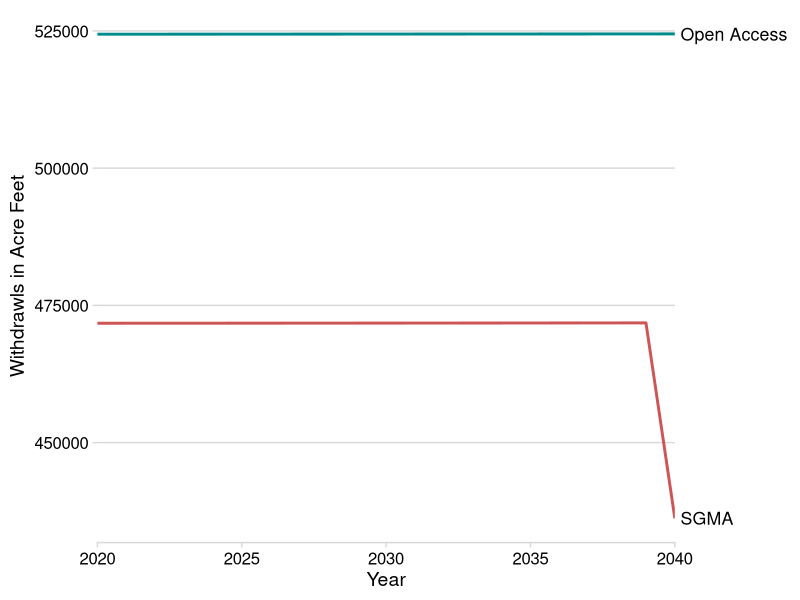
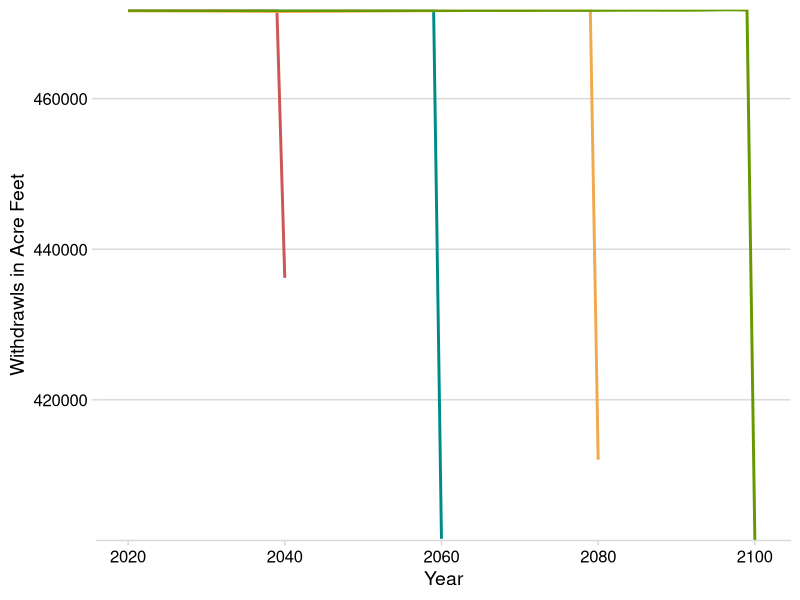
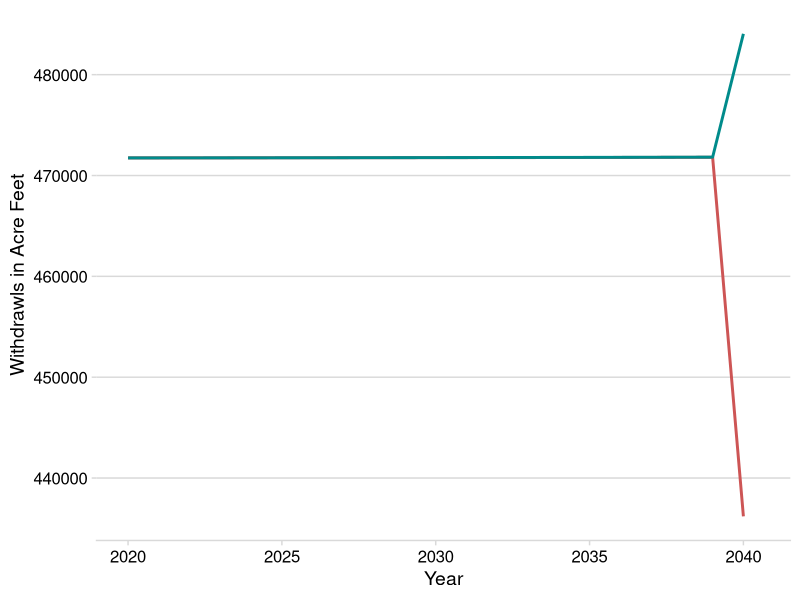
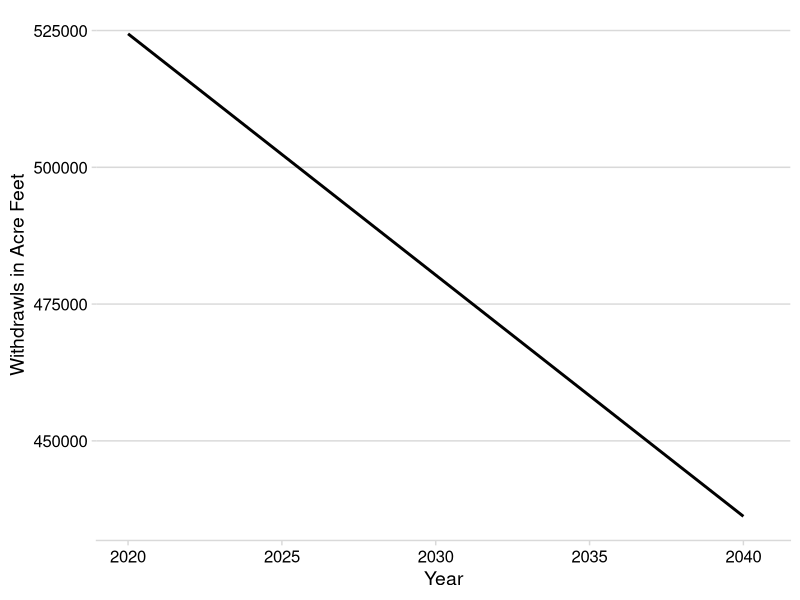
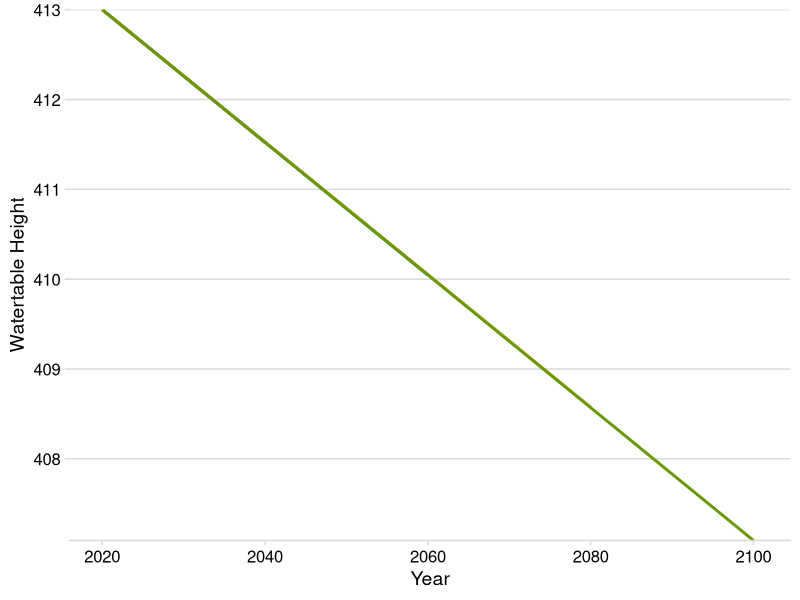

Source code (R) for these figures, in order:
## ---- chunk 1
knitr::opts_chunk$set(echo = TRUE)
## ---- chunk 2
library(tidyverse)
library(cowplot)

#if("dplyr" %in% (.packages())){
 #         detach("package:dplyr", unload=TRUE) 
#          detach("package:plyr", unload=TRUE) 
#} 
library(plyr)
library(dplyr)
## ---- chunk 3
SGMA_2040 <- read_csv(file.path("Data", "SGMA_Model.csv"))
Open_Access <- read_csv(file.path("Data", "OpenAccess.csv"))
SGMA_2060 <- read_csv(file.path("Data", "SGMA_2060.csv"))
SGMA_2080 <- read_csv(file.path("Data", "SGMA2080.csv"))
SGMA_2100 <- read_csv(file.path("Data", "SGMA2100.csv"))
Artifical_Recharge <- read_csv(file.path("Data", "Artificial_Recharge.csv"))
Recharge_Linear_Decline <- read_csv(file.path("Data", "Recharge_Linear_Decline.csv"))
## ---- chunk 4

SGMA_2040 <- SGMA_2040 %>% 
  dplyr::rename(SGMA_2040_Withdrawals = Withdrawals) 
  
Open_Access <- Open_Access %>% 
  dplyr::rename(Open_Withdrawl = Withdrawals) 

merged_withdrawls <- dplyr::left_join(SGMA_2040, Open_Access, by =c('t')) %>% 
   tidyr::gather(key = 'Withdrawl_Type', value = 'Withdrawl', SGMA_2040_Withdrawals, Open_Withdrawl)

## ---- chunk 5
colors <- c('cyan4', 'indianred3')

direct_labels <-  merged_withdrawls %>% 
  dplyr::group_by(Withdrawl_Type) %>%
  dplyr::summarize(y = min(Withdrawl))

line_plot <- merged_withdrawls %>%
  ggplot(aes(t, Withdrawl )) +
  geom_line( aes(group = Withdrawl_Type, color = Withdrawl_Type), size = 1) +
  scale_color_manual(values=colors) +
  theme_minimal_hgrid() +
  scale_x_continuous(expand = c(0,0)) +
  labs(x = "Year", y = "Withdrawls in Acre Feet") +
  theme(legend.position = "none") 
  
direct_labels_axis <- axis_canvas(line_plot, axis = "y") +
  geom_text(
 data = direct_labels,
 aes(y = y, label = c("Open Access", "SGMA")),
 x = .05,
 size = 4.5,
 hjust = 0
  )

p_direct_labels <-  insert_yaxis_grob(line_plot, direct_labels_axis)

ggdraw(p_direct_labels)
## ---- chunk 6

SGMA_2060  <- SGMA_2060  %>% 
   dplyr::rename(SGMA_2060_Withdrawals = Withdrawals) 
  
SGMA_2080  <- SGMA_2080 %>% 
   dplyr::rename(SGMA_2080_Withdrawals = Withdrawals) 

SGMA_2100  <- SGMA_2100 %>% 
   dplyr::rename(SGMA_2100_Withdrawals = Withdrawals) 



SGMA_years_plot <-
  ggplot() +
  geom_line(data = SGMA_2040, aes(t, SGMA_2040_Withdrawals), size = 1, colour = 'indianred3') +
  geom_line(data = SGMA_2060, aes(t, SGMA_2060_Withdrawals), size = 1, colour = 'cyan4') +
  geom_line(data = SGMA_2080, aes(t, SGMA_2080_Withdrawals), size = 1, colour = "#F1A94E") +
  geom_line(data = SGMA_2100, aes(t, SGMA_2100_Withdrawals), size = 1, colour = "#669900") +
  scale_color_manual(values=colors) +
  theme_minimal_hgrid() +
  #scale_x_continuous(expand = c(0,0)) +
  scale_y_continuous(expand = c(0,0)) +
  labs(x = "Year", y = "Withdrawls in Acre Feet") +
  theme(legend.position = "none") +
  xlim(2020,2100.5)

SGMA_years_plot

## ---- chunk 7
Artificial_plot <- ggplot() +
  geom_line(data = SGMA_2040, aes(t, SGMA_2040_Withdrawals), size = 1, colour = 'indianred3') +
  geom_line(data = Artifical_Recharge, aes(t, Withdrawals), size = 1, , colour = 'cyan4') +
  scale_color_manual(values=colors) +
  theme_minimal_hgrid() +
  #scale_x_continuous(expand = c(0,0)) +
  labs(x = "Year", y = "Withdrawls in Acre Feet") +
  theme(legend.position = "none") +
  xlim(2020,2040.5)

Artificial_plot
## ---- chunk 8
Linear_plot <- ggplot(data = Recharge_Linear_Decline, aes(t, Withdrawals)) +
  geom_line(size = 1) +
  scale_color_manual(values=colors) +
  theme_minimal_hgrid() +
  #scale_x_continuous(expand = c(0,0)) +
  labs(x = "Year", y = "Withdrawls in Acre Feet") +
  theme(legend.position = "none") +
  xlim(2020,2040.5)

Linear_plot 
## ---- chunk 9

SGMA_2060  <- SGMA_2060  %>% 
   dplyr::rename(SGMA_2060_height = Height) 
  
SGMA_2080  <- SGMA_2080 %>% 
   dplyr::rename(SGMA_2080_height = Height) 

SGMA_2100  <- SGMA_2100 %>% 
   dplyr::rename(SGMA_2100_height = Height) 

SGMA_2040 <- SGMA_2040 %>% 
  dplyr::rename(SGMA_2040_height = Height) 





SGMA_height_plot <-
  ggplot() +
  geom_line(data = SGMA_2040, aes(t, SGMA_2040_height), size = 1, colour = 'indianred3') +
  geom_line(data = SGMA_2060, aes(t, SGMA_2060_height), size = 1, colour = 'cyan4') +
  geom_line(data = SGMA_2080, aes(t, SGMA_2080_height), size = 1, colour = "#F1A94E") +
  geom_line(data = SGMA_2100, aes(t, SGMA_2100_height), size = 1, colour = "#669900") +
  scale_color_manual(values=colors) +
  theme_minimal_hgrid() +
  #scale_x_continuous(expand = c(0,0)) +
  scale_y_continuous(expand = c(0,0)) +
  labs(x = "Year", y = "Watertable Height") +
  theme(legend.position = "none") +
  xlim(2020,2100.5)

SGMA_height_plot

